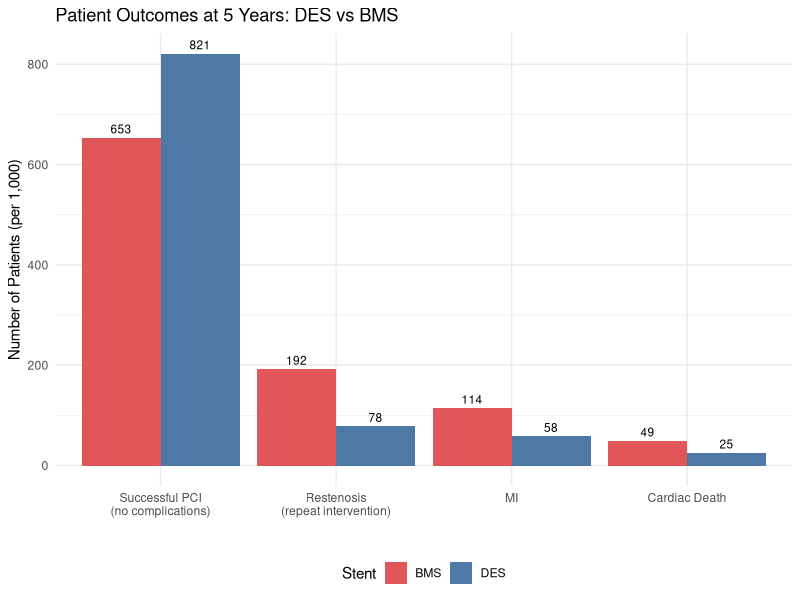
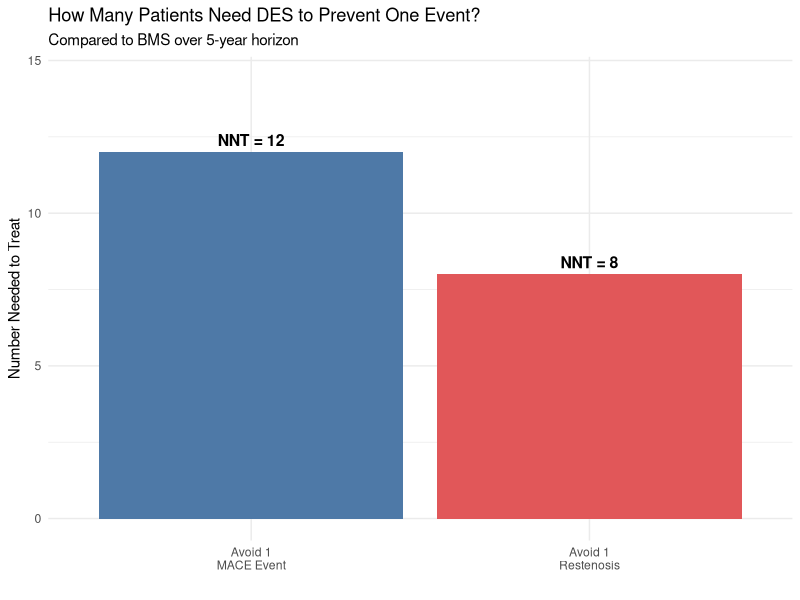
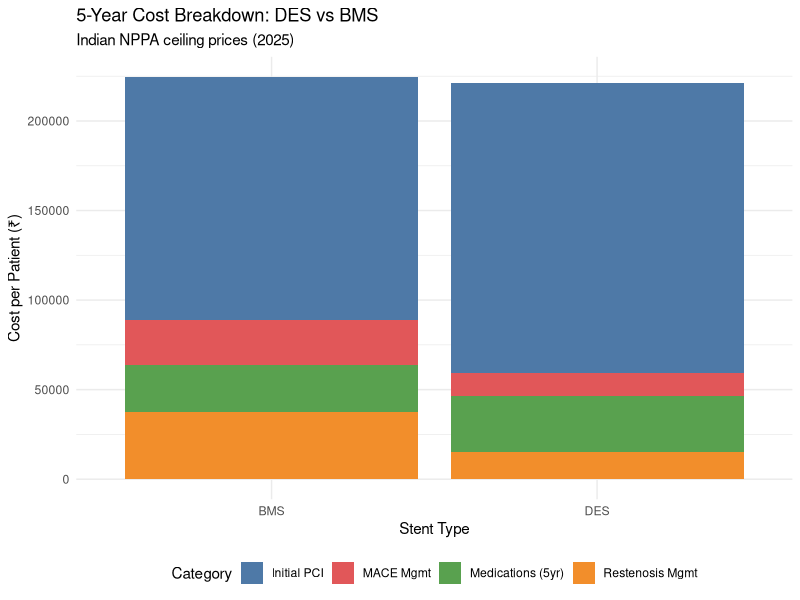
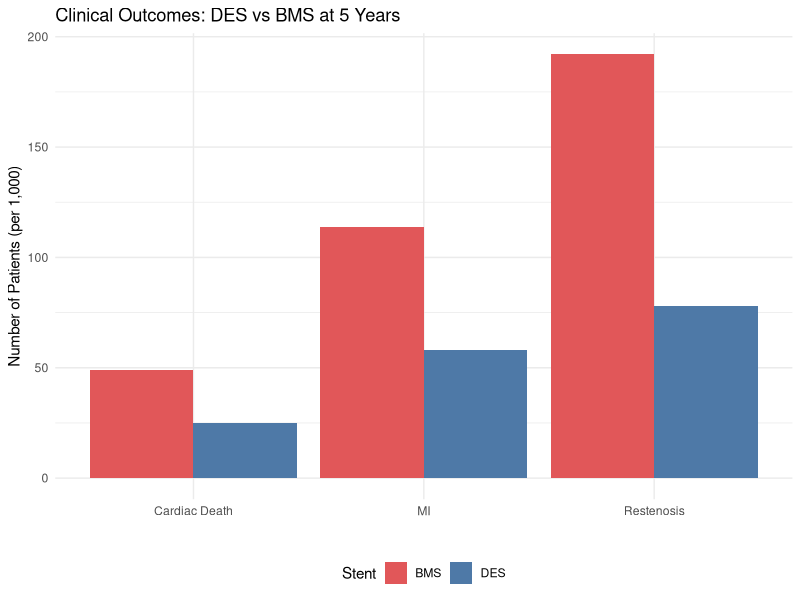

Reproduce these figures in R, in order.
## ---- chunk 1
#| label: parameters
#| echo: true

# ============================================================
# MODEL PARAMETERS — DES vs BMS Decision Tree
# ============================================================

# --- Cohort ---
n_cohort <- 1000  # 1,000 patients undergoing PCI

# --- Stent Costs (₹) ---
# Source: NPPA revised ceiling prices 2025
cost_des_stent <- 38933     # DES ceiling price
cost_bms_stent <- 10693     # BMS ceiling price

# --- Procedure Costs (₹, excluding stent) ---
# Source: Estimated from Indian hospital data, PMJAY/CGHS package rates
# Includes catheterisation lab, consumables, hospital stay, medications
cost_procedure <- 120000    # Base PCI procedure cost (same for both)

# --- Post-PCI Medication Costs (annual, ₹) ---
# DES requires longer dual antiplatelet therapy (DAPT): 12 months
# BMS requires shorter DAPT: 1-3 months, then single antiplatelet
# Source: Indian cardiology practice guidelines
cost_dapt_des_annual <- 8000   # Clopidogrel + Aspirin for 12 months
cost_dapt_bms_annual <- 3000   # Shorter DAPT + single antiplatelet
cost_followup_annual <- 5000   # Annual follow-up visits, tests

# --- Procedural Success ---
# Source: Indian PCI registry data
p_success_des <- 0.97
p_success_bms <- 0.96

# --- Restenosis (within 1 year, requiring repeat revascularization) ---
# Source: PMC comparative study (Indian data); international meta-analyses
# BMS: 15-20% restenosis requiring intervention
# DES: 5-10% restenosis
p_restenosis_des <- 0.08
p_restenosis_bms <- 0.20

# --- Cost of Repeat Revascularization (₹) ---
# Repeat PCI or CABG
# Source: PMJAY package rates
cost_repeat_pci <- 180000    # Repeat PCI (more complex than index)
cost_cabg <- 250000          # CABG if PCI not suitable

# Proportion requiring CABG vs repeat PCI among restenosis cases
p_cabg_if_restenosis <- 0.20  # 20% need CABG, 80% get repeat PCI

# --- MACE at 5 years (MI, cardiac death) ---
# Among patients WITHOUT restenosis
# Source: Circulation meta-analysis; 5-year follow-up data
p_mace_des_no_restenosis <- 0.08    # 5-year MACE rate, DES, no restenosis
p_mace_bms_no_restenosis <- 0.15    # 5-year MACE rate, BMS, no restenosis

# Among patients WITH restenosis (after repeat revascularization)
p_mace_des_restenosis <- 0.15
p_mace_bms_restenosis <- 0.25

# --- MACE Outcomes ---
# Among those with MACE: proportion MI vs cardiac death
p_mi_given_mace <- 0.70        # 70% MI
p_cardiac_death_given_mace <- 0.30  # 30% cardiac death

# --- Costs of MACE Events (₹) ---
cost_mi_management <- 200000    # Acute MI management
cost_cardiac_death <- 50000     # Terminal care costs

# --- Utility Weights (5-year horizon) ---
# Source: Adapted from international literature (Sullivan et al.);
# No dedicated Indian EQ-5D data for post-PCI; disclaimer applies
utility_well_post_pci <- 0.85     # Stable post-PCI
utility_restenosis_recovered <- 0.78  # After repeat revascularization
utility_post_mi <- 0.65          # Post-MI, surviving
utility_death <- 0.00            # Death

# --- Discount Rate ---
discount_rate <- 0.03   # 3% annual, applied to years 2-5

# --- Time Horizon ---
time_horizon <- 5  # years
## ---- chunk 2
#| label: fig-des-bms-tree
#| echo: true
#| fig-cap: "Decision tree structure: DES vs BMS for coronary intervention"

library(DiagrammeR)

grViz("
digraph des_bms {
  graph [rankdir=LR, bgcolor='transparent', fontname='Helvetica', nodesep=0.4]
  node [fontname='Helvetica', fontsize=10]

  D [label='PCI Stent\nChoice', shape=square, style=filled, fillcolor='#4e79a7', fontcolor='white', width=1.2]

  DES [label='DES\n₹38,933', shape=box, style='filled,rounded', fillcolor='#4e79a7', fontcolor='white']
  BMS [label='BMS\n₹10,693', shape=box, style='filled,rounded', fillcolor='#e15759', fontcolor='white']

  # DES branch
  DS [label='Success\n(97%)', shape=circle, style=filled, fillcolor='#d4e6f1', fontsize=9]
  DF [label='Failure\n(3%)', shape=box, style='filled,rounded', fillcolor='#f5b7b1', fontsize=9]
  DR [label='Restenosis\n(8%)', shape=circle, style=filled, fillcolor='#fdebd0', fontsize=9]
  DNR [label='No Restenosis\n(92%)', shape=circle, style=filled, fillcolor='#d5f5e3', fontsize=9]
  DM1 [label='MACE\n(15%)', shape=box, style='filled,rounded', fillcolor='#f5b7b1', fontsize=9]
  DW1 [label='Well', shape=box, style='filled,rounded', fillcolor='#d5f5e3', fontsize=9]
  DM2 [label='MACE\n(8%)', shape=box, style='filled,rounded', fillcolor='#f5b7b1', fontsize=9]
  DW2 [label='Well', shape=box, style='filled,rounded', fillcolor='#d5f5e3', fontsize=9]

  # BMS branch
  BS [label='Success\n(96%)', shape=circle, style=filled, fillcolor='#d4e6f1', fontsize=9]
  BF [label='Failure\n(4%)', shape=box, style='filled,rounded', fillcolor='#f5b7b1', fontsize=9]
  BR [label='Restenosis\n(20%)', shape=circle, style=filled, fillcolor='#fdebd0', fontsize=9]
  BNR [label='No Restenosis\n(80%)', shape=circle, style=filled, fillcolor='#d5f5e3', fontsize=9]
  BM1 [label='MACE\n(25%)', shape=box, style='filled,rounded', fillcolor='#f5b7b1', fontsize=9]
  BW1 [label='Well', shape=box, style='filled,rounded', fillcolor='#d5f5e3', fontsize=9]
  BM2 [label='MACE\n(15%)', shape=box, style='filled,rounded', fillcolor='#f5b7b1', fontsize=9]
  BW2 [label='Well', shape=box, style='filled,rounded', fillcolor='#d5f5e3', fontsize=9]

  D -> DES
  D -> BMS

  DES -> DS
  DES -> DF
  DS -> DR
  DS -> DNR
  DR -> DM1
  DR -> DW1
  DNR -> DM2
  DNR -> DW2

  BMS -> BS
  BMS -> BF
  BS -> BR
  BS -> BNR
  BR -> BM1
  BR -> BW1
  BNR -> BM2
  BNR -> BW2
}
")
## ---- chunk 3
#| label: initial-costs
#| echo: true

# --- Total Initial PCI Cost per Patient ---
initial_cost_des <- cost_procedure + cost_des_stent
initial_cost_bms <- cost_procedure + cost_bms_stent

cat("Initial PCI cost per patient:\n")
cat("  DES: ₹", format(initial_cost_des, big.mark = ","), "\n")
cat("  BMS: ₹", format(initial_cost_bms, big.mark = ","), "\n")
cat("  Difference: ₹", format(initial_cost_des - initial_cost_bms, big.mark = ","), "\n")
## ---- chunk 4
#| label: tree-tracing
#| echo: true

# ============================================================
# DES ARM
# ============================================================

# Procedural outcomes
des_success <- n_cohort * p_success_des
des_failure <- n_cohort * (1 - p_success_des)  # Proceed to CABG

# Among successful DES
des_restenosis <- des_success * p_restenosis_des
des_no_restenosis <- des_success * (1 - p_restenosis_des)

# MACE outcomes
des_mace_from_restenosis <- des_restenosis * p_mace_des_restenosis
des_no_mace_from_restenosis <- des_restenosis * (1 - p_mace_des_restenosis)

des_mace_no_restenosis <- des_no_restenosis * p_mace_des_no_restenosis
des_no_mace_no_restenosis <- des_no_restenosis * (1 - p_mace_des_no_restenosis)

# MACE breakdown (MI vs death)
des_total_mace <- des_mace_from_restenosis + des_mace_no_restenosis
des_mi <- des_total_mace * p_mi_given_mace
des_cardiac_death <- des_total_mace * p_cardiac_death_given_mace

cat("=== DES Arm: Patient Flow ===\n")
cat("Successful PCI:", des_success, "\n")
cat("Procedural failure (→ CABG):", des_failure, "\n")
cat("Restenosis requiring intervention:", round(des_restenosis, 1), "\n")
cat("Total MACE at 5 years:", round(des_total_mace, 1), "\n")
cat("  - MI:", round(des_mi, 1), "\n")
cat("  - Cardiac death:", round(des_cardiac_death, 1), "\n")

# ============================================================
# BMS ARM
# ============================================================

bms_success <- n_cohort * p_success_bms
bms_failure <- n_cohort * (1 - p_success_bms)

bms_restenosis <- bms_success * p_restenosis_bms
bms_no_restenosis <- bms_success * (1 - p_restenosis_bms)

bms_mace_from_restenosis <- bms_restenosis * p_mace_bms_restenosis
bms_no_mace_from_restenosis <- bms_restenosis * (1 - p_mace_bms_restenosis)

bms_mace_no_restenosis <- bms_no_restenosis * p_mace_bms_no_restenosis
bms_no_mace_no_restenosis <- bms_no_restenosis * (1 - p_mace_bms_no_restenosis)

bms_total_mace <- bms_mace_from_restenosis + bms_mace_no_restenosis
bms_mi <- bms_total_mace * p_mi_given_mace
bms_cardiac_death <- bms_total_mace * p_cardiac_death_given_mace

cat("\n=== BMS Arm: Patient Flow ===\n")
cat("Successful PCI:", bms_success, "\n")
cat("Procedural failure (→ CABG):", bms_failure, "\n")
cat("Restenosis requiring intervention:", round(bms_restenosis, 1), "\n")
cat("Total MACE at 5 years:", round(bms_total_mace, 1), "\n")
cat("  - MI:", round(bms_mi, 1), "\n")
cat("  - Cardiac death:", round(bms_cardiac_death, 1), "\n")
## ---- chunk 5
#| label: fig-patient-flow
#| echo: true
#| fig-cap: "Patient flow comparison: DES vs BMS per 1,000 patients"

library(ggplot2)

flow_data <- data.frame(
  Outcome = rep(c("Successful PCI\n(no complications)", "Restenosis\n(repeat intervention)",
                   "MI", "Cardiac Death"), 2),
  Stent = rep(c("DES", "BMS"), each = 4),
  Count = c(
    round(des_no_mace_no_restenosis), round(des_restenosis), round(des_mi), round(des_cardiac_death),
    round(bms_no_mace_no_restenosis), round(bms_restenosis), round(bms_mi), round(bms_cardiac_death)
  )
)

flow_data$Outcome <- factor(flow_data$Outcome,
  levels = c("Successful PCI\n(no complications)", "Restenosis\n(repeat intervention)",
             "MI", "Cardiac Death"))

ggplot(flow_data, aes(x = Outcome, y = Count, fill = Stent)) +
  geom_col(position = "dodge") +
  geom_text(aes(label = Count), position = position_dodge(width = 0.9), vjust = -0.5, size = 3) +
  scale_fill_manual(values = c("DES" = "#4e79a7", "BMS" = "#e15759")) +
  labs(x = "", y = "Number of Patients (per 1,000)",
       title = "Patient Outcomes at 5 Years: DES vs BMS") +
  theme_minimal() +
  theme(legend.position = "bottom")
## ---- chunk 6
#| label: total-costs
#| echo: true

# --- DES: Total Costs ---
# Initial PCI
cost_initial_des <- des_success * initial_cost_des + des_failure * cost_cabg

# Annual medication and follow-up (5 years, discounted)
discount_factor <- sum(1 / (1 + discount_rate)^(0:(time_horizon - 1)))
cost_annual_des <- n_cohort * (cost_dapt_des_annual + cost_followup_annual)
# Year 1 DAPT is higher; subsequent years are follow-up only
cost_medication_des <- n_cohort * cost_dapt_des_annual +  # Year 1
                       n_cohort * cost_followup_annual * discount_factor  # All years

# Restenosis management
cost_restenosis_des <- des_restenosis * (
  (1 - p_cabg_if_restenosis) * cost_repeat_pci +
  p_cabg_if_restenosis * cost_cabg
)

# MACE management
cost_mace_des <- des_mi * cost_mi_management + des_cardiac_death * cost_cardiac_death

# Total
total_cost_des <- cost_initial_des + cost_medication_des +
                  cost_restenosis_des + cost_mace_des

# --- BMS: Total Costs ---
cost_initial_bms <- bms_success * initial_cost_bms + bms_failure * cost_cabg

cost_medication_bms <- n_cohort * cost_dapt_bms_annual +
                       n_cohort * cost_followup_annual * discount_factor

cost_restenosis_bms <- bms_restenosis * (
  (1 - p_cabg_if_restenosis) * cost_repeat_pci +
  p_cabg_if_restenosis * cost_cabg
)

cost_mace_bms <- bms_mi * cost_mi_management + bms_cardiac_death * cost_cardiac_death

total_cost_bms <- cost_initial_bms + cost_medication_bms +
                  cost_restenosis_bms + cost_mace_bms

cat("=== Cost Summary (cohort of", n_cohort, "patients) ===\n\n")
cat("DES:\n")
cat("  Initial PCI: ₹", format(round(cost_initial_des), big.mark = ","), "\n")
cat("  Medications: ₹", format(round(cost_medication_des), big.mark = ","), "\n")
cat("  Restenosis mgmt: ₹", format(round(cost_restenosis_des), big.mark = ","), "\n")
cat("  MACE mgmt: ₹", format(round(cost_mace_des), big.mark = ","), "\n")
cat("  TOTAL: ₹", format(round(total_cost_des), big.mark = ","), "\n\n")

cat("BMS:\n")
cat("  Initial PCI: ₹", format(round(cost_initial_bms), big.mark = ","), "\n")
cat("  Medications: ₹", format(round(cost_medication_bms), big.mark = ","), "\n")
cat("  Restenosis mgmt: ₹", format(round(cost_restenosis_bms), big.mark = ","), "\n")
cat("  MACE mgmt: ₹", format(round(cost_mace_bms), big.mark = ","), "\n")
cat("  TOTAL: ₹", format(round(total_cost_bms), big.mark = ","), "\n")
## ---- chunk 7
#| label: qalys
#| echo: true

# --- DES: QALYs over 5 years ---
# Patients who are well (no restenosis, no MACE)
qaly_des_well <- des_no_mace_no_restenosis * utility_well_post_pci * time_horizon

# Patients with restenosis but recovered (no subsequent MACE)
qaly_des_restenosis_ok <- des_no_mace_from_restenosis *
                          (utility_well_post_pci * 0.5 +  # 6 months pre-intervention
                           utility_restenosis_recovered * (time_horizon - 0.5))

# Patients with MI (surviving)
qaly_des_mi <- des_mi * (utility_well_post_pci * 2 +  # ~2 years before MI
                          utility_post_mi * (time_horizon - 2))

# Patients with cardiac death (~midpoint)
qaly_des_death <- des_cardiac_death * utility_well_post_pci * (time_horizon / 2)

# Procedural failures (CABG — assumed similar utility trajectory)
qaly_des_failure <- des_failure * utility_restenosis_recovered * time_horizon

total_qaly_des <- qaly_des_well + qaly_des_restenosis_ok +
                  qaly_des_mi + qaly_des_death + qaly_des_failure

# --- BMS: QALYs ---
qaly_bms_well <- bms_no_mace_no_restenosis * utility_well_post_pci * time_horizon

qaly_bms_restenosis_ok <- bms_no_mace_from_restenosis *
                          (utility_well_post_pci * 0.5 +
                           utility_restenosis_recovered * (time_horizon - 0.5))

qaly_bms_mi <- bms_mi * (utility_well_post_pci * 2 +
                          utility_post_mi * (time_horizon - 2))

qaly_bms_death <- bms_cardiac_death * utility_well_post_pci * (time_horizon / 2)

qaly_bms_failure <- bms_failure * utility_restenosis_recovered * time_horizon

total_qaly_bms <- qaly_bms_well + qaly_bms_restenosis_ok +
                  qaly_bms_mi + qaly_bms_death + qaly_bms_failure

cat("=== QALY Summary ===\n")
cat("DES total QALYs:", round(total_qaly_des, 1), "\n")
cat("DES QALYs per patient:", round(total_qaly_des / n_cohort, 3), "\n\n")
cat("BMS total QALYs:", round(total_qaly_bms, 1), "\n")
cat("BMS QALYs per patient:", round(total_qaly_bms / n_cohort, 3), "\n")
## ---- chunk 8
#| label: icer
#| echo: true

# --- Incremental Analysis: DES vs BMS ---
inc_cost <- total_cost_des - total_cost_bms
inc_qaly <- total_qaly_des - total_qaly_bms
icer <- inc_cost / inc_qaly

cat("=== Incremental Cost-Effectiveness: DES vs BMS ===\n\n")
cat("Incremental cost: ₹", format(round(inc_cost), big.mark = ","), "\n")
cat("Incremental QALYs:", round(inc_qaly, 2), "\n")
cat("ICER: ₹", format(round(icer), big.mark = ","), "per QALY gained\n\n")

# Interpret against WTP thresholds
wtp_1gdp <- 170000   # ~1x GDP per capita India (approximate)
wtp_3gdp <- 510000   # ~3x GDP per capita

if (icer < 0) {
  cat("→ DES is DOMINANT (less costly and more effective)\n")
} else if (icer < wtp_1gdp) {
  cat("→ DES is HIGHLY cost-effective (ICER < 1x GDP per capita)\n")
} else if (icer < wtp_3gdp) {
  cat("→ DES is cost-effective (ICER < 3x GDP per capita)\n")
} else {
  cat("→ DES is NOT cost-effective at conventional WTP thresholds\n")
}
## ---- chunk 9
#| label: fig-nnt-visual
#| echo: true
#| fig-cap: "Number needed to treat: DES vs BMS"

# NNT for avoiding adverse events
nnt_restenosis <- round(1 / (p_restenosis_bms - p_restenosis_des))
nnt_mace <- round(1 / ((bms_total_mace - des_total_mace) / n_cohort))

nnt_data <- data.frame(
  Outcome = c("Avoid 1\nRestenosis", "Avoid 1\nMACE Event"),
  NNT = c(nnt_restenosis, nnt_mace)
)

ggplot(nnt_data, aes(x = Outcome, y = NNT, fill = Outcome)) +
  geom_col(show.legend = FALSE) +
  geom_text(aes(label = paste0("NNT = ", NNT)), vjust = -0.5, size = 4, fontface = "bold") +
  scale_fill_manual(values = c("#4e79a7", "#e15759")) +
  labs(x = "", y = "Number Needed to Treat",
       title = "How Many Patients Need DES to Prevent One Event?",
       subtitle = "Compared to BMS over 5-year horizon") +
  theme_minimal() +
  expand_limits(y = c(0, max(nnt_data$NNT) * 1.2))
## ---- chunk 10
#| label: cost-breakdown-plot
#| echo: true
#| fig-cap: "Cost breakdown comparison: DES vs BMS"

library(ggplot2)
library(tidyr)

cost_breakdown <- data.frame(
  Category = c("Initial PCI", "Medications (5yr)", "Restenosis Mgmt", "MACE Mgmt"),
  DES = c(cost_initial_des, cost_medication_des, cost_restenosis_des, cost_mace_des) / n_cohort,
  BMS = c(cost_initial_bms, cost_medication_bms, cost_restenosis_bms, cost_mace_bms) / n_cohort
)

cost_long <- pivot_longer(cost_breakdown, cols = c(DES, BMS),
                          names_to = "Stent", values_to = "Cost")

ggplot(cost_long, aes(x = Stent, y = Cost, fill = Category)) +
  geom_col(position = "stack") +
  scale_fill_manual(values = c("Initial PCI" = "#4e79a7",
                                "Medications (5yr)" = "#59a14f",
                                "Restenosis Mgmt" = "#f28e2b",
                                "MACE Mgmt" = "#e15759")) +
  labs(
    x = "Stent Type", y = "Cost per Patient (₹)",
    title = "5-Year Cost Breakdown: DES vs BMS",
    subtitle = "Indian NPPA ceiling prices (2025)"
  ) +
  theme_minimal() +
  theme(legend.position = "bottom")
## ---- chunk 11
#| label: outcomes-comparison
#| echo: true
#| fig-cap: "Clinical outcomes per 1,000 patients"

outcomes <- data.frame(
  Outcome = rep(c("Restenosis", "MI", "Cardiac Death"), 2),
  Stent = rep(c("DES", "BMS"), each = 3),
  Count = c(round(des_restenosis), round(des_mi), round(des_cardiac_death),
            round(bms_restenosis), round(bms_mi), round(bms_cardiac_death))
)

ggplot(outcomes, aes(x = Outcome, y = Count, fill = Stent)) +
  geom_col(position = "dodge") +
  scale_fill_manual(values = c("DES" = "#4e79a7", "BMS" = "#e15759")) +
  labs(
    x = "", y = "Number of Patients (per 1,000)",
    title = "Clinical Outcomes: DES vs BMS at 5 Years"
  ) +
  theme_minimal() +
  theme(legend.position = "bottom")
